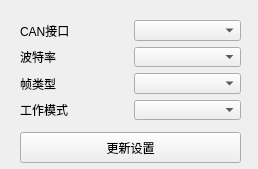
<?xml version="1.0" encoding="UTF-8"?>
<ui version="4.0">
 <class>Setup_page</class>
 <widget class="QWidget" name="Setup_page">
  <property name="geometry">
   <rect>
    <x>0</x>
    <y>0</y>
    <width>258</width>
    <height>169</height>
   </rect>
  </property>
  <property name="windowTitle">
   <string>设置</string>
  </property>
  <widget class="QWidget" name="layoutWidget">
   <property name="geometry">
    <rect>
     <x>20</x>
     <y>20</y>
     <width>221</width>
     <height>100</height>
    </rect>
   </property>
   <layout class="QGridLayout" name="gridLayout">
    <item row="0" column="0">
     <widget class="QLabel" name="label_port_number">
      <property name="text">
       <string>CAN接口</string>
      </property>
     </widget>
    </item>
    <item row="0" column="1">
     <widget class="QComboBox" name="comboBox_port_num">
      <property name="editable">
       <bool>false</bool>
      </property>
      <property name="modelColumn">
       <number>0</number>
      </property>
     </widget>
    </item>
    <item row="1" column="0">
     <widget class="QLabel" name="label">
      <property name="text">
       <string>波特率</string>
      </property>
     </widget>
    </item>
    <item row="1" column="1">
     <widget class="QComboBox" name="comboBox_buadrate"/>
    </item>
    <item row="2" column="0">
     <widget class="QLabel" name="label_2">
      <property name="text">
       <string>帧类型</string>
      </property>
     </widget>
    </item>
    <item row="2" column="1">
     <widget class="QComboBox" name="comboBox_frame_type"/>
    </item>
    <item row="3" column="0">
     <widget class="QLabel" name="label_3">
      <property name="text">
       <string>工作模式</string>
      </property>
     </widget>
    </item>
    <item row="3" column="1">
     <widget class="QComboBox" name="comboBox_mode"/>
    </item>
   </layout>
  </widget>
  <widget class="QPushButton" name="pushButton_setting">
   <property name="geometry">
    <rect>
     <x>20</x>
     <y>132</y>
     <width>221</width>
     <height>31</height>
    </rect>
   </property>
   <property name="text">
    <string>更新设置</string>
   </property>
  </widget>
 </widget>
 <resources/>
 <connections/>
</ui>
